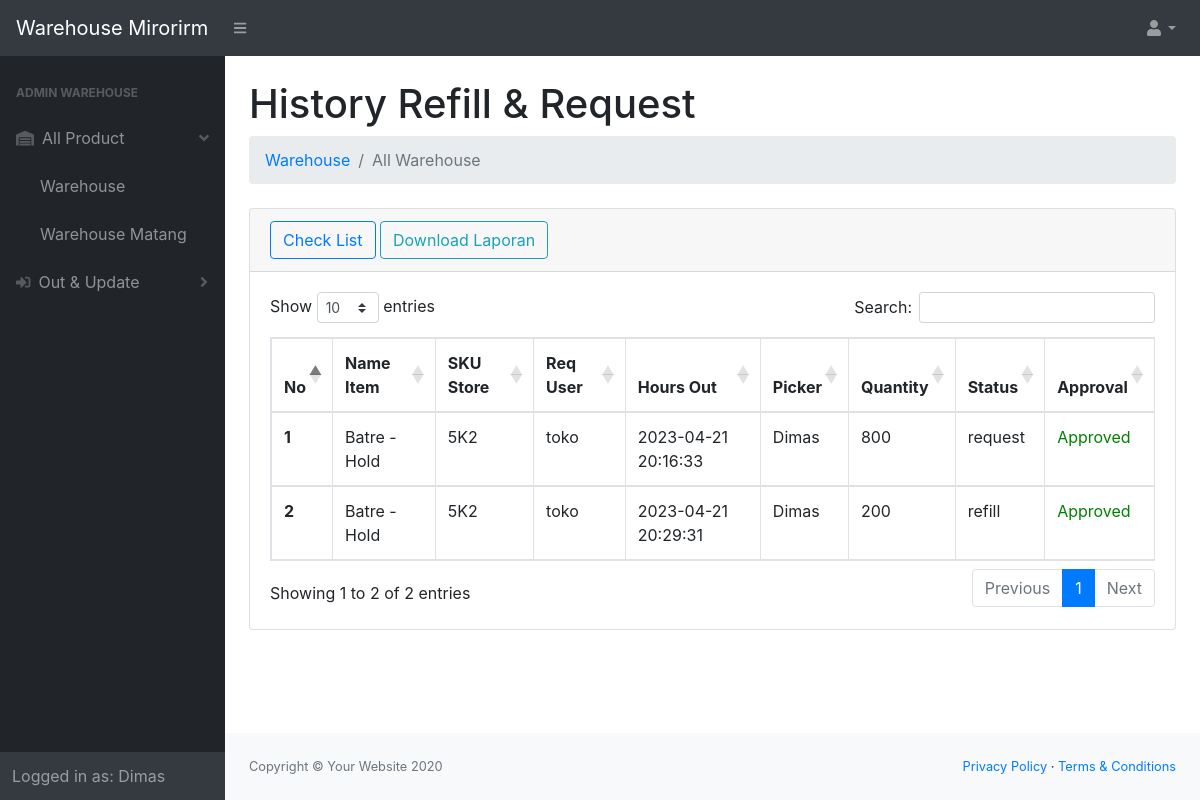
The app's page /gudang/index.php?url=exititem (signed in) with its own data.
### tables this page shows
CREATE TABLE `request_id` (
  `id_request` int(11) NOT NULL,
  `id_toko` int(11) NOT NULL,
  `quantity_req` int(11) NOT NULL,
  `quantity_count` int(11) NOT NULL,
  `type_req` varchar(200) NOT NULL,
  `status_req` varchar(200) NOT NULL,
  `picker` varchar(200) NOT NULL,
  `date` datetime NOT NULL DEFAULT current_timestamp(),
  `requester` varchar(200) NOT NULL
);

CREATE TABLE `product_id` (
  `id_product` int(11) NOT NULL,
  `image` mediumtext NOT NULL,
  `nama` varchar(200) NOT NULL,
  `jenis` varchar(200) NOT NULL
);

CREATE TABLE `toko_id` (
  `id_toko` int(11) NOT NULL,
  `sku_toko` varchar(200) NOT NULL DEFAULT '-',
  `id_product` int(11) NOT NULL,
  `quantity_toko` int(11) NOT NULL
);

### gudang/exititem.php (the view, shortened to what this page needs)
<link href="https://cdnjs.cloudflare.com/ajax/libs/select2/4.0.10/css/select2.min.css" rel="stylesheet" />
<div class="container-fluid">
    <h1 class="mt-4">History Refill & Request</h1>
    <ol class="breadcrumb mb-4">
        <li class="breadcrumb-item"><a href="index.php?url=gudang">Warehouse</a></li>
        <li class="breadcrumb-item active">All Warehouse</li>
    </ol>
    <div class="card mb-4">
        <div class="card-header">
            <a type="button" data-bs-toggle="modal" data-bs-target="#smallModalceklist" class="btn btn-outline-primary">Check List</a>
            <a type="button" href="exportrefill.php" class="btn btn-outline-info">Download Laporan</a>
        </div>
        <div class="card-body">
            <div class="table-responsive">
                <table class="table table-hover table-bordered" id="dataTable" width="100%" cellspacing="0">
                    <thead>
                        <tr>
                            <th>No</th>
                            <th>Name Item</th>
                            <th>SKU Store</th>
                            <th>Req User</th>
                            <th>Hours Out</th>
                            <th>Picker</th>
                            <th>Quantity</th>
                            <th>Status</th>
                            <th>Approval</th>
                        </tr>
                    </thead>
                    <tbody>
                        <?php
                        $select = mysqli_query($conn, "SELECT nama, sku_toko, requester, date, picker, quantity_req, type_req, status_req FROM request_id, toko_id, product_id WHERE request_id.id_toko=toko_id.id_toko AND toko_id.id_product=product_id.id_product");
                        $i = 1;
                        while ($data = mysqli_fetch_array($select)) {
                            $stat = $data['status_req'];
                        ?>
                            <tr>
                                <th><?= $i++; ?></th>
                                <td><?= $data['nama']; ?></td>
                                <td class="text-uppercase"><?= $data['sku_toko']; ?></td>
                                <td><?= $data['requester']; ?></td>
                                <td><?= $data['date']; ?></td>
                                <td><?= $data['picker']; ?></td>
                                <td><?= $data['quantity_req']; ?></td>
                                <td><?= $data['type_req']; ?></td>
                                <?php
                                if ($stat == 'Approved') {
                                    echo "<td style='color: green;'>$stat</td>";
                                } elseif ($stat == 'unprocessed') {
                                    echo "<td style='color: red;'>$stat</td>";
                                } else {
                                    echo "<td style='color: orange;'>$stat</td>";
                                }
                                ?>
                            </tr>
                        <?php
                        }
                        ?>
                    </tbody>
                </table>
            </div>
        </div>
    </div>
</div>

### records on screen
request_id: product_id.nama "Batre - Hold", id_toko.sku_toko "5K2", requester "toko", date "2023-04-21 20:16:33", picker "Dimas", quantity_req "800", type_req "request", status_req "Approved"
request_id: product_id.nama "Batre - Hold", id_toko.sku_toko "5K2", requester "toko", date "2023-04-21 20:29:31", picker "Dimas", quantity_req "200", type_req "refill", status_req "Approved"

### other values on screen
$_SESSION['nama_user'] "Dimas"
